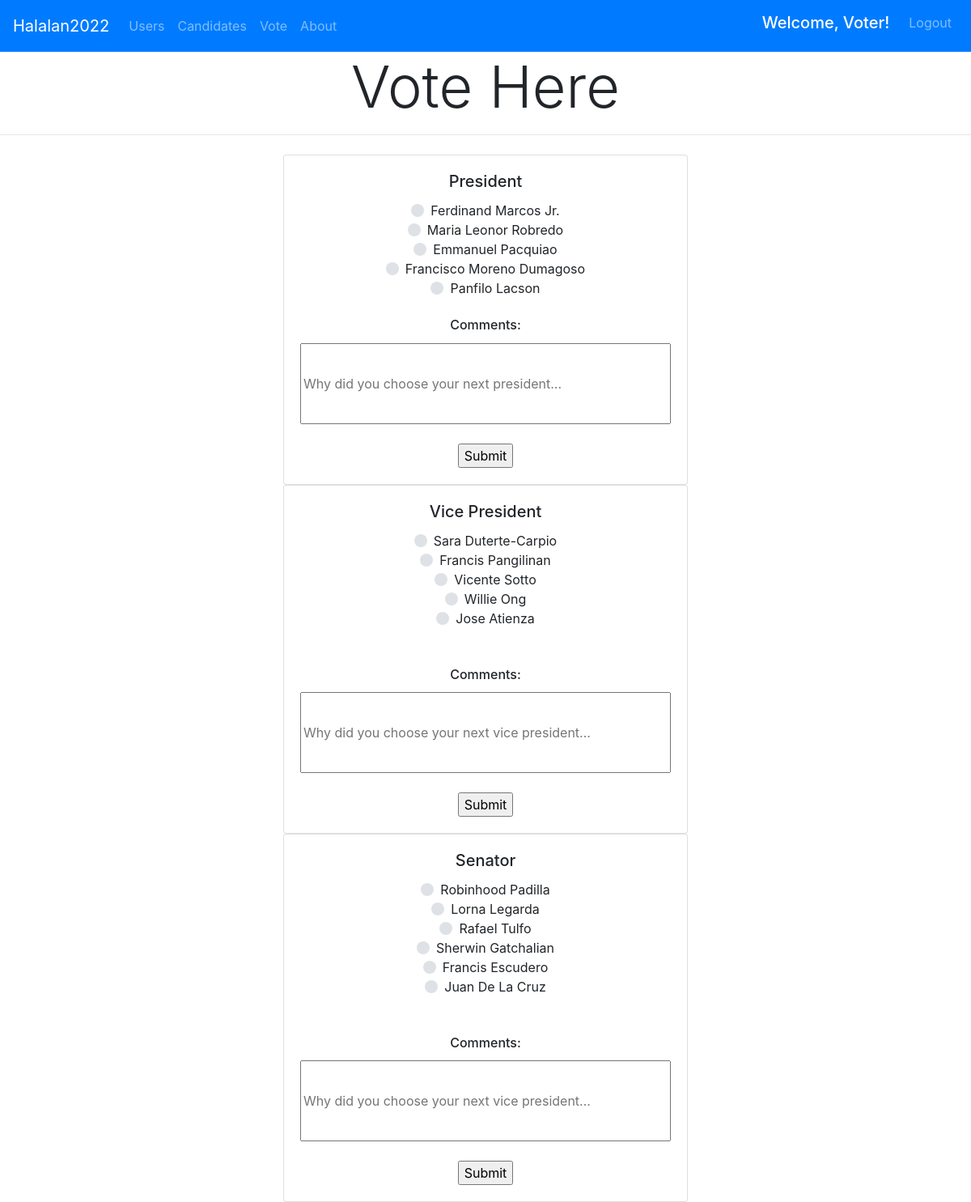
The page /votes/ on the database its author committed.
### Halalan2022/models.py (models this page shows, shortened)
class Candidates(models.Model):
    first_name = models.CharField(max_length = 300)
    last_name = models.CharField(max_length = 300)
    nickname = models.CharField(max_length = 300)
    slogan = models.CharField(max_length = 300)
    position_id = models.ForeignKey(Position, on_delete = models.CASCADE)

### Halalan2022/views.py (the view)
# urls.py: path('votes/', views.votespage, name="votespage"),
def votespage(request):
    vote_objects_pres = Candidates.objects.filter(position_id='1' )
    vote_objects_vice = Candidates.objects.filter(position_id='2')
    vote_objects_sen = Candidates.objects.filter(position_id='3' )
    global loggedInUser
    user_objects_pk = loggedInUser.pk
    if (request.method == "POST"):
        candidateID = request.POST.get("test")
        candidate = Candidates.objects.get(pk = candidateID)
        cmmnt = request.POST.get("comments")
        Vote.objects.create(user_id = loggedInUser, candidate_id = candidate, comment = cmmnt)
    else:
        return render(request, 'Halalan2022/votespage.html', {'presidents':vote_objects_pres, 'vice_presidents':vote_objects_vice, 'senator':vote_objects_sen})

### Halalan2022/models.py (called while the page is built)
    def __str__(self):
        return "Position Name: " + str(self.name)

### Halalan2022/templates/Halalan2022/votespage.html (shortened to what this page needs)
{% extends 'Halalan2022/base.html' %}
{% load static %}
{% block content %}
<div class="text-center">
  <h1 class="display-3"> Vote Here </h1>
  <hr>
</div>
<div class="text-center mt-4" style="max-width: 500px; margin: auto;">
  <div class="card">
    <div class="card-body">
      <h5 class="card-title">President</h5>
      <form method="POST" action="{% url 'votespage' %}">{% csrf_token %}
        {% for cd in presidents %}
        <div class="custom-control custom-radio">
              <label class="custom-control-label" for="id_{{cd.id}}">{{cd.first_name}} {{cd.last_name}}</label>
        </div>
        {% empty %}
          <p>No Candidates Available</p>
        {% endfor %}
        <br>
        <h6 class="card-title">Comments:</h6>
        <input type="text" id="comments"
            name="comments"
            placeholder="Why did you choose your next president..."
            style="width: 100%; height:100px;" required> <br><br>
        <input type="submit">
      </form>
    </div>
  </div>
  <div class="card">
    <div class="card-body">
      <h5 class="card-title">Vice President</h5>
      <form method="POST" action="{% url 'votespage' %}">{% csrf_token %}
        {% for cd in vice_presidents %}
        <div class="custom-control custom-radio">
            <label class="custom-control-label" for="id_{{cd.id}}">{{cd.first_name}} {{cd.last_name}}</label>
        </div>
        {% empty %}
          <p>No Candidates Available</p>
        {% endfor %}
        <br>
        <br>
        <h6 class="card-title">Comments:</h6>
        <input type="text" id="comments"
             name="comments"
             placeholder="Why did you choose your next vice president..."
             style="width: 100%; height:100px;" required> <br><br>
        <input type="submit">
      </form>
    </div>
  </div>
  <div class="card">
    <div class="card-body">
      <h5 class="card-title">Senator</h5>
      <form method="POST" action="{% url 'votespage' %}">{% csrf_token %}
        {% for cd in senator %}
        <div class="custom-control custom-radio">
            <label class="custom-control-label" for="id_{{cd.id}}">{{cd.first_name}} {{cd.last_name}}</label>
        </div>
        {% empty %}
          <p>No Candidates Available</p>
        {% endfor %}
        <br>
        <br>
        <h6 class="card-title">Comments:</h6>
        <input type="text" id="comments"
             name="comments"
             placeholder="Why did you choose your next vice president..."
             style="width: 100%; height:100px;" required> <br><br>
        <input type="submit">
      </form>
    </div>
  </div>
{% endblock %}

### rows shown on the page
Candidates: first_name "Ferdinand", last_name "Marcos Jr."
Candidates: first_name "Maria Leonor", last_name "Robredo"
Candidates: first_name "Emmanuel", last_name "Pacquiao"
Candidates: first_name "Francisco", last_name "Moreno Dumagoso"
Candidates: first_name "Panfilo", last_name "Lacson"
Candidates: first_name "Sara", last_name "Duterte-Carpio"
Candidates: first_name "Francis", last_name "Pangilinan"
Candidates: first_name "Vicente", last_name "Sotto"
Candidates: first_name "Willie", last_name "Ong"
Candidates: first_name "Jose", last_name "Atienza"
Candidates: first_name "Robinhood", last_name "Padilla"
Candidates: first_name "Lorna", last_name "Legarda"
Candidates: first_name "Rafael", last_name "Tulfo"
Candidates: first_name "Sherwin", last_name "Gatchalian"
Candidates: first_name "Francis", last_name "Escudero"
Candidates: first_name "Juan", last_name "De La Cruz"
